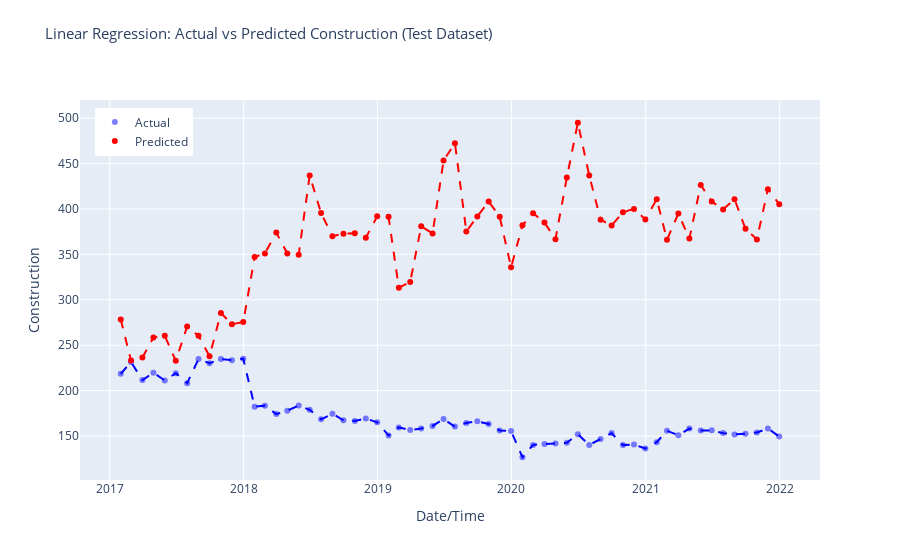

The cell this chart's notebook holds for it:
### Code cell
# Make predictions on the test dataset
predictions = pycr.predict_model(model, data = test_data)
r2 = r2_score(predictions['Construction'], predictions['prediction_label'])
print('R-squared (R2) Score:', r2)


# Sort predictions DataFrame by index
predictions.sort_index(inplace=True)

# Create Plotly figure
fig = make_subplots(rows=1, cols=1, shared_xaxes=True, shared_yaxes=True)

# Add scatter plot for actual values
fig.add_trace(go.Scatter(x=predictions.index, y=predictions['Construction'],
                         mode='markers', marker=dict(color='blue', opacity=0.5),
                         name='Actual'), row=1, col=1)

# Add scatter plot for predicted values
fig.add_trace(go.Scatter(x=predictions.index, y=predictions['prediction_label'],
                         mode='markers', marker=dict(color='red'),
                         name='Predicted'), row=1, col=1)

# Add lines for sorted actual values
fig.add_trace(go.Scatter(x=predictions.index, y=predictions['Construction'].sort_index(),
                         mode='lines', line=dict(color='blue', dash='dash'),
                         showlegend=False), row=1, col=1)

# Add lines for sorted predicted values
fig.add_trace(go.Scatter(x=predictions.index, y=predictions['prediction_label'].sort_index(),
                         mode='lines', line=dict(color='red', dash='dash'),
                         showlegend=False), row=1, col=1)

fig.update_layout(title_text='Linear Regression: Actual vs Predicted Construction (Test Dataset)',
                  title_font_size=15, title_y=0.95,
                  xaxis_title='Date/Time', yaxis_title='Construction',
                  legend=dict(x=0.02, y=0.98),
                  grid=dict(rows=1, columns=1, ygap=0.2))

# Show interactive plot
fig.show()
